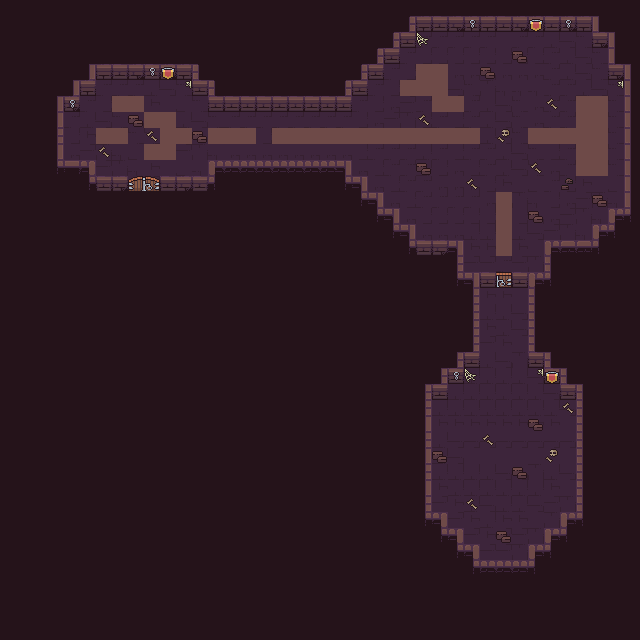

A 2D game scene composited from a Tiled map and its tileset images. What follows is a short description and the map's XML, with each tile layer's data collapsed to a summary:
An orthogonal 40x40 tile map with 16x16 px tiles, 3 tile layers (Tile Layer 1, objects, walls) and 88 objects.

<map version="1.10" tiledversion="1.11.2" orientation="orthogonal" renderorder="right-down" width="40" height="40" tilewidth="16" tileheight="16" infinite="0" nextlayerid="7" nextobjectid="119">
 <editorsettings>
  <export target="../../maps/level1.tmj" format="json" />
 </editorsettings>
 <tileset firstgid="1" source="Dungeon_Tileset.tsx" />
 <layer id="1" name="Tile Layer 1" width="40" height="40">
  <data>[1600 cells, 1600 non-empty, 13 distinct tile ids]</data>
 </layer>
 <layer id="2" name="objects" width="40" height="40">
  <data>[1600 cells, 181 non-empty, 27 distinct tile ids]</data>
 </layer>
 <layer id="3" name="walls" width="40" height="40">
  <data>[1600 cells, 74 non-empty, 11 distinct tile ids]</data>
 </layer>
 <objectgroup id="4" name="walls">
  <object id="2" x="89" y="64" width="110" height="16" />
  <object id="3" x="191" y="64" width="19" height="31" />
  <object id="4" x="191" y="80" width="25" height="15" />
  <object id="6" x="210" y="80" width="25" height="30" />
  <object id="7" x="73" y="80" width="22" height="16" />
  <object id="8" x="73" y="79" width="7" height="33" />
  <object id="9" x="57" y="96" width="24" height="16" />
  <object id="10" x="55" y="95" width="8" height="79" />
  <object id="11" x="57" y="161" width="39" height="11" />
  <object id="12" x="86" y="161" width="10" height="28" />
  <object id="13" x="87" y="177" width="41" height="16" />
  <object id="14" x="160" y="175" width="56" height="16" />
  <object id="15" x="207" y="159" width="9" height="17" />
  <object id="16" x="207" y="159" width="144" height="15" />
  <object id="17" x="209" y="96" width="142" height="15" />
  <object id="18" x="335" y="78" width="17" height="21" />
  <object id="19" x="345" y="80" width="23" height="15" />
  <object id="21" x="361" y="63" width="6" height="18" />
  <object id="22" x="361" y="64" width="24" height="15" />
  <object id="23" x="377" y="47" width="8" height="32" />
  <object id="24" x="377" y="47" width="24" height="17" />
  <object id="25" x="393" y="33" width="7" height="30" />
  <object id="26" x="393" y="32" width="23" height="15" />
  <object id="27" x="409" y="15" width="6" height="32" />
  <object id="29" x="410" y="15" width="189" height="16" />
  <object id="30" x="593" y="16" width="22" height="31" />
  <object id="31" x="608" y="32" width="22" height="48" />
  <object id="32" x="624" y="63" width="7" height="158" />
  <object id="33" x="609" y="208" width="22" height="18" />
  <object id="34" x="609" y="208" width="6" height="29" />
  <object id="35" x="593" y="224" width="22" height="15" />
  <object id="36" x="593" y="223" width="7" height="30" />
  <object id="38" x="544" y="241" width="55" height="11" />
  <object id="39" x="528" y="272" width="23" height="95" />
  <object id="40" x="543" y="240" width="16" height="48" />
  <object id="41" x="544" y="352" width="26" height="31" />
  <object id="42" x="560" y="368" width="24" height="31" />
  <object id="43" x="577" y="384" width="16" height="141" />
  <object id="44" x="559" y="512" width="24" height="14" />
  <object id="45" x="559" y="511" width="13" height="30" />
  <object id="46" x="544" y="528" width="23" height="13" />
  <object id="47" x="542" y="528" width="13" height="29" />
  <object id="48" x="527" y="543" width="25" height="16" />
  <object id="49" x="529" y="543" width="7" height="31" />
  <object id="50" x="480" y="559" width="56" height="16" />
  <object id="51" x="463" y="546" width="17" height="28" />
  <object id="53" x="448" y="528" width="15" height="46" />
  <object id="54" x="441" y="529" width="22" height="16" />
  <object id="55" x="439" y="512" width="8" height="17" />
  <object id="56" x="425" y="511" width="22" height="21" />
  <object id="57" x="421" y="385" width="11" height="154" />
  <object id="58" x="421" y="382" width="26" height="17" />
  <object id="59" x="439" y="368" width="8" height="31" />
  <object id="60" x="439" y="368" width="25" height="16" />
  <object id="61" x="456" y="352" width="10" height="31" />
  <object id="62" x="454" y="273" width="25" height="92" />
  <object id="63" x="408" y="241" width="56" height="44" />
  <object id="64" x="393" y="225" width="22" height="26" />
  <object id="65" x="378" y="208" width="22" height="27" />
  <object id="67" x="344" y="174" width="23" height="38" />
  <object id="68" x="358" y="193" width="26" height="32" />
  <object id="69" x="480" y="272" width="16" height="16" />
  <object id="70" x="512" y="272" width="16" height="15" />
  <object id="77" x="480" y="67" width="15" height="11" />
  <object id="78" x="512" y="51" width="15" height="12" />
  <object id="79" x="566" y="177" width="7" height="6" />
  <object id="80" x="561" y="184" width="8" height="7" />
  <object id="81" x="593" y="195" width="14" height="13" />
  <object id="82" x="529" y="210" width="14" height="12" />
  <object id="83" x="416" y="163" width="16" height="12" />
  <object id="84" x="193" y="131" width="14" height="12" />
  <object id="85" x="128" y="115" width="14" height="11" />
  <object id="86" x="528" y="419" width="14" height="10" />
  <object id="87" x="513" y="465" width="15" height="14" />
  <object id="88" x="495" y="528" width="16" height="15" />
  <object id="89" x="432" y="449" width="16" height="13" />
  <object id="90" x="416" y="31" width="13" height="16" />
  <object id="115" x="127" y="177" width="32" height="14">
   <properties>
    <property name="door" value="gate_1" />
   </properties>
  </object>
  <object id="116" x="496" y="271" width="16" height="16">
   <properties>
    <property name="door" value="gate_2" />
   </properties>
  </object>
 </objectgroup>
 <objectgroup id="5" name="Triggers" />
 <objectgroup id="6" name="Spawn">
  <object id="91" x="104" y="121">
   <properties>
    <property name="player_spawn" value="player_spawn" />
   </properties>
   <point />
  </object>
  <object id="95" x="440" y="30">
   <properties>
    <property name="torch_wall" value="torch_wall" />
   </properties>
   <point />
  </object>
  <object id="97" x="440" y="30">
   <properties>
    <property name="torch_wall" value="torch_wall" />
   </properties>
   <point />
  </object>
  <object id="103" x="502" y="29">
   <properties>
    <property name="torch_wall" value="torch_wall" />
   </properties>
   <point />
  </object>
  <object id="104" x="568" y="398">
   <properties>
    <property name="torch_wall" value="torch_wall" />
   </properties>
   <point />
  </object>
  <object id="105" x="568" y="398">
   <properties>
    <property name="torch_wall" value="torch_wall" />
   </properties>
   <point />
  </object>
  <object id="106" x="509" y="511">
   <properties>
    <property name="key" value="key" />
   </properties>
   <point />
  </object>
  <object id="109" x="585" y="111">
   <properties>
    <property name="box" value="box" />
   </properties>
   <point />
  </object>
  <object id="113" x="585" y="167">
   <properties>
    <property name="pressure_plate" value="pressure_plate" />
   </properties>
   <point />
  </object>
 </objectgroup>
</map>
